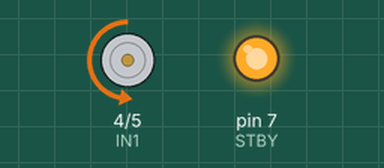
Recording of a sketch running on a simulated Arduino Uno, built with avr-gcc and run on an emulated ATmega328P. On the bench: motor-driver pin pairs drawn as motors (green arrow = first pin HIGH = forward, orange = second pin HIGH = backward, longer = more drive, scaled by the enable pin, stopped while the standby pin is LOW), output pins drawn as LEDs (lit = HIGH).

Above: at 0.5 s.
Timing chart, 0 to 4.6 s (numbered marks = the images above):
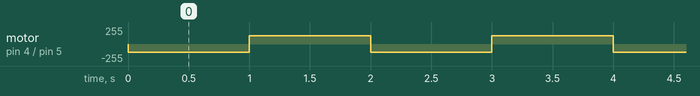

Measured:
- by itself, motor on pin 4 (IN1) / pin 5 (IN2): alternates forward 127/255 for 1.0 s and backward 127/255 for 1.0 s

The sketch:

dc_motor_yon.ino
```cpp
// Tahtadaki kod 1: DC motor surme (surucu uzerinden)
// D4 -> IN1, D5 -> IN2, D6 -> PWM, D7 -> STBY/Enable (TB6612FNG benzeri surucu)
// IN1/IN2 yonu belirler (0-1 bir yon, 1-0 ters yon), PWM hizi belirler.
// Geri besleme yok: 1 sn bir yone, 1 sn ters yone doner.

void setup() {
  pinMode(4, OUTPUT);   // IN1
  pinMode(5, OUTPUT);   // IN2
  pinMode(6, OUTPUT);   // PWM
  pinMode(7, OUTPUT);   // STBY / Enable (surucuyu acar)
  digitalWrite(7, 1);
}

void loop() {
  digitalWrite(4, 0);   // IN1 = 0
  digitalWrite(5, 1);   // IN2 = 1  -> bir yone don
  analogWrite(6, 127);  // PWM, yaklasik %50 hiz
  delay(1000);
  digitalWrite(4, 1);   // IN1 = 1
  digitalWrite(5, 0);   // IN2 = 0  -> ters yone don
  delay(1000);
}
```
